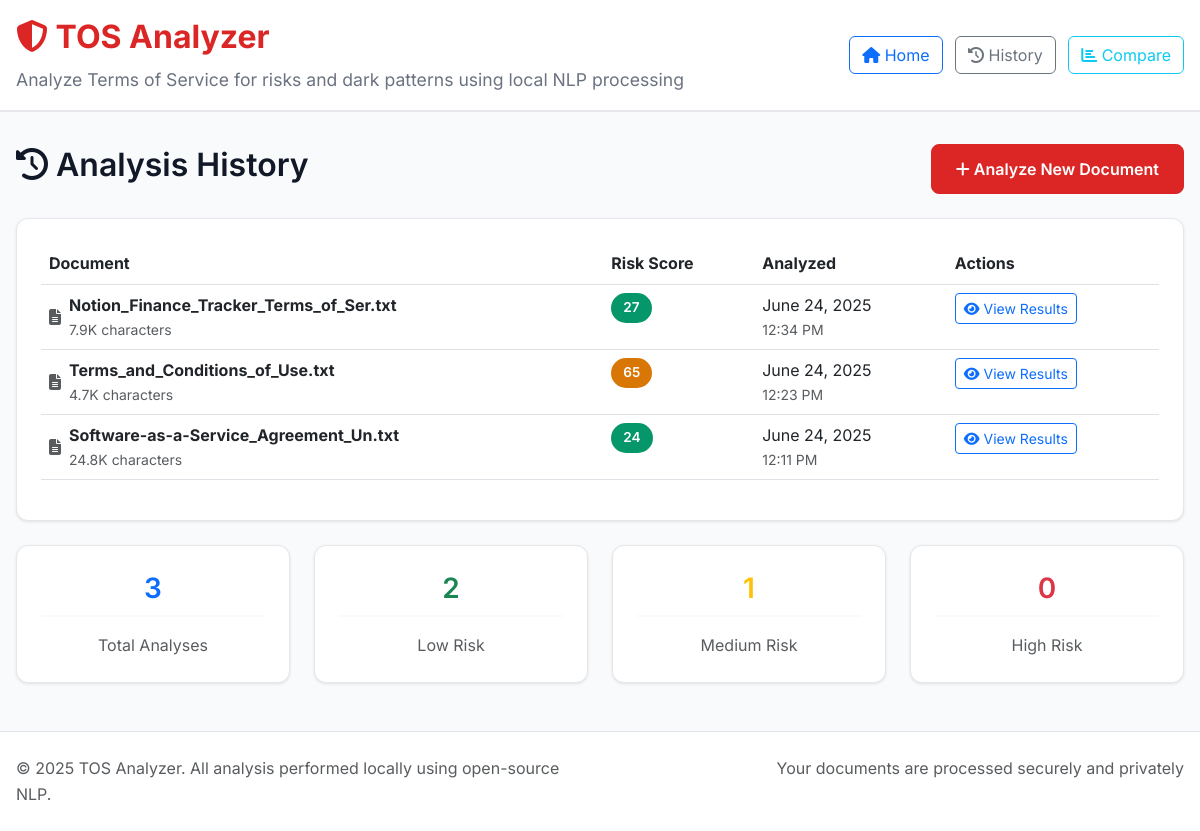
Before: /history with the older database file.
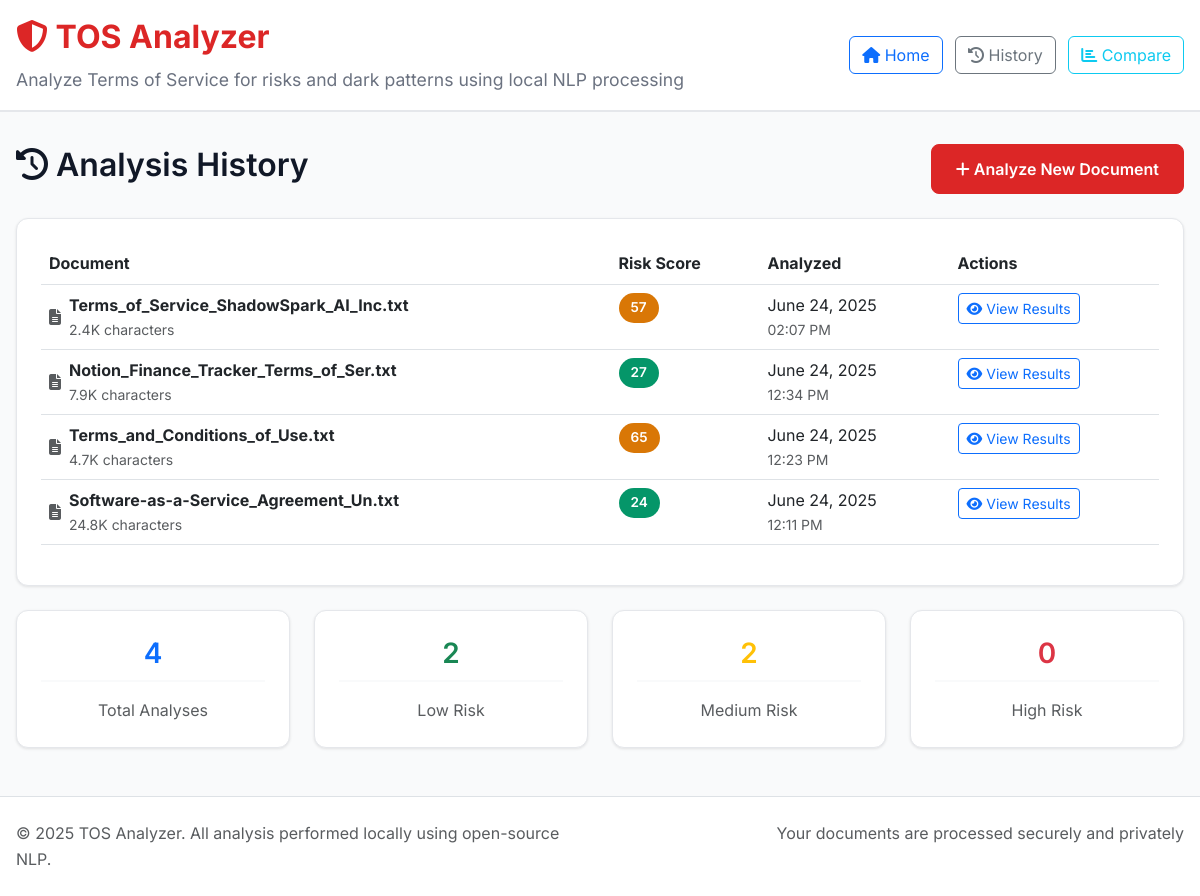
After: the same page with the newer database file.
### models.py (models this page shows, shortened)
class AnalysisResult(db.Model):
    id = db.Column(db.Integer, primary_key=True)
    filename = db.Column(db.String(255), nullable=False)
    file_hash = db.Column(db.String(64), nullable=False)
    risk_score = db.Column(db.Integer, nullable=False)
    transparency_score = db.Column(db.Integer, default=0)
    analysis_data = db.Column(db.Text, nullable=False)  # JSON string
    created_at = db.Column(db.DateTime, default=datetime.utcnow)
    def get_analysis_data(self):
        try:
            return json.loads(self.analysis_data)
        except (json.JSONDecodeError, TypeError):
            return {}

### routes.py (the view)
@app.route('/history')
def history():
    analyses = AnalysisResult.query.order_by(AnalysisResult.created_at.desc()).limit(50).all()
    return render_template('history.html', analyses=analyses)

### templates/history.html (shortened to what this page needs)
{% extends "base.html" %}
{% block content %}
<div class="row">
    <div class="col-12">
        <div class="d-flex justify-content-between align-items-center mb-4">
            <h2>
                <i class="fas fa-history"></i>
                Analysis History
            </h2>
            <a href="{{ url_for('index') }}" class="btn btn-primary">
                <i class="fas fa-plus"></i> Analyze New Document
            </a>
        </div>
        {% if analyses %}
            <div class="analysis-card">
                <div class="table-responsive">
                    <table class="table table-hover">
                        <thead>
                            <tr>
                                <th>Document</th>
                                <th>Risk Score</th>
                                <th>Analyzed</th>
                                <th>Actions</th>
                            </tr>
                        </thead>
                        <tbody>
                            {% for analysis in analyses %}
                            <tr>
                                <td>
                                    <div class="d-flex align-items-center">
                                        <i class="fas fa-file-alt text-muted me-2"></i>
                                        <div>
                                            <strong>{{ analysis.filename }}</strong>
                                            <div class="small text-muted">
                                                {{ "%.1f"|format(analysis.get_analysis_data().text_length / 1000) }}K characters
                                            </div>
                                        </div>
                                    </div>
                                </td>
                                <td>
                                    <span class="score-badge {{ 'low' if analysis.risk_score < 30 else 'medium' if analysis.risk_score < 70 else 'high' }}">
                                        {{ analysis.risk_score }}
                                    </span>
                                </td>
                                <td>
                                    <div>{{ analysis.created_at.strftime('%B %d, %Y') }}</div>
                                    <div class="small text-muted">{{ analysis.created_at.strftime('%I:%M %p') }}</div>
                                </td>
                                <td>
                                    <a href="{{ url_for('results', result_id=analysis.id) }}"
                                       class="btn btn-sm btn-outline-primary">
                                        <i class="fas fa-eye"></i> View Results
                                    </a>
                                </td>
                            </tr>
                            {% endfor %}
                        </tbody>
                    </table>
                </div>
            </div>
            <div class="row mt-4">
                <div class="col-md-3">
                    <div class="analysis-card text-center">
                        <h3 class="text-primary">{{ analyses|length }}</h3>
                        <p class="text-muted mb-0">Total Analyses</p>
                    </div>
                </div>
                <div class="col-md-3">
                    <div class="analysis-card text-center">
                        <h3 class="text-success">{{ analyses|selectattr('risk_score', 'lt', 30)|list|length }}</h3>
                        <p class="text-muted mb-0">Low Risk</p>
                    </div>
                </div>
                <div class="col-md-3">
                    <div class="analysis-card text-center">
                        <h3 class="text-warning">{{ analyses|selectattr('risk_score', 'ge', 30)|selectattr('risk_score', 'lt', 70)|list|length }}</h3>
                        <p class="text-muted mb-0">Medium Risk</p>
                    </div>
                </div>
                <div class="col-md-3">
                    <div class="analysis-card text-center">
                        <h3 class="text-danger">{{ analyses|selectattr('risk_score', 'ge', 70)|list|length }}</h3>
                        <p class="text-muted mb-0">High Risk</p>
                    </div>
                </div>
            </div>
        {% endif %}
    </div>
</div>
{% endblock %}

### templates/base.html (shortened to what this page needs)
<!DOCTYPE html>
<html lang="en">
<head>
    <link href="https://cdn.jsdelivr.net/npm/bootstrap@5.3.0/dist/css/bootstrap.min.css" rel="stylesheet">
    <link href="https://cdnjs.cloudflare.com/ajax/libs/font-awesome/6.4.0/css/all.min.css" rel="stylesheet">
    <link href="{{ url_for('static', filename='css/style.css') }}" rel="stylesheet">
</head>
<body>
    <header class="main-header">
        <div class="container-fluid">
            <div class="row align-items-center">
                <div class="col-md-8">
                    <h1>
                        <i class="fas fa-shield-alt"></i>
                        TOS Analyzer
                    </h1>
                    <p class="mb-0">
                        Analyze Terms of Service for risks and dark patterns using local NLP processing
                    </p>
                </div>
                <div class="col-md-4 text-end">
                    <nav>
                        <a href="{{ url_for('index') }}" class="btn btn-outline-primary me-2">
                            <i class="fas fa-home"></i> Home
                        </a>
                        <a href="{{ url_for('history') }}" class="btn btn-outline-secondary me-2">
                            <i class="fas fa-history"></i> History
                        </a>
                        <a href="{{ url_for('compare') }}" class="btn btn-outline-info">
                            <i class="fas fa-chart-bar"></i> Compare
                        </a>
                    </nav>
                </div>
            </div>
        </div>
    </header>
    <main class="container-fluid">
        {% block content %}{% endblock %}
    </main>
    <footer class="mt-5 py-4 bg-white border-top">
        <div class="container-fluid">
            <div class="row">
                <div class="col-md-6">
                    <p class="text-muted mb-0">
                        © 2025 TOS Analyzer. All analysis performed locally using open-source NLP.
                    </p>
                </div>
                <div class="col-md-6 text-end">
                    <p class="text-muted mb-0">
                        Your documents are processed securely and privately
                    </p>
                </div>
            </div>
        </div>
    </footer>
</body>
</html>

### static/css/style.css (style rules this page uses)
:root { --color-primary: #DC2626; --color-secondary: #059669; --color-accent: #D97706; --color-background: #F9FAFB; --color-text: #111827; --color-neutral: #6B7280; --font-primary: 'Inter', -apple-system, BlinkMacSystemFont, 'Segoe UI', sans-serif; --font-mono: 'JetBrains Mono', 'Monaco', 'Menlo', monospace; }
* { margin: 0; padding: 0; box-sizing: border-box; }
body { font-family: var(--font-primary); background-color: var(--color-background); color: var(--color-text); line-height: 1.6; }
h1, h2, h3, h4, h5, h6 { font-weight: 600; line-height: 1.3; margin-bottom: 0.5rem; }
.container-fluid { max-width: 1400px; margin: 0 auto; padding: 0 1rem; }
.main-header { background: white; border-bottom: 2px solid #E5E7EB; padding: 1rem 0; margin-bottom: 2rem; }
.main-header h1 { color: var(--color-primary); font-size: 2rem; font-weight: 700; }
.main-header p { color: var(--color-neutral); font-size: 1.1rem; margin-top: 0.5rem; }
.analysis-card { background: white; border-radius: 12px; padding: 1.5rem; box-shadow: 0 1px 3px rgba(0, 0, 0, 0.1); border: 1px solid #E5E7EB; }
.analysis-card h3 { color: var(--color-text); margin-bottom: 1rem; padding-bottom: 0.5rem; border-bottom: 2px solid var(--color-background); }
.btn-primary { background-color: var(--color-primary); border-color: var(--color-primary); font-weight: 600; padding: 0.75rem 1.5rem; border-radius: 8px; transition: all 0.3s ease; }
.score-badge { display: inline-block; padding: 0.25rem 0.75rem; border-radius: 20px; font-weight: 600; font-size: 0.85rem; color: white; }
.score-badge.low { background-color: var(--color-secondary); }
.score-badge.medium { background-color: var(--color-accent); }
.text-center { text-align: center; }
.mb-0 { margin-bottom: 0; }
.d-flex { display: flex; }
.justify-content-between { justify-content: space-between; }
.align-items-center { align-items: center; }

Changed rows visible on the page:
added AnalysisResult: filename "Terms_of_Service_ShadowSpark_AI_Inc.txt", analysis.get_analysis_data().text_length/1000 "2.4", risk_score "57", created_at "June 24, 2025", created_at "02:07 PM"
Other visible differences:
{{ analyses|length }}: "3" → "4"
text no longer shown: "1"
text now shown: "2"
